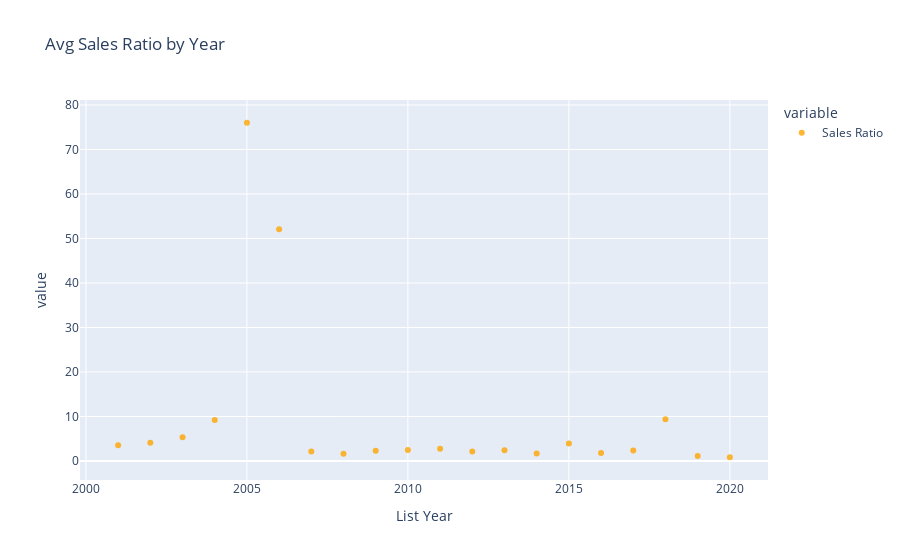

Notebook cell for this chart:
### Code cell
fig = px.scatter(avg_sales_ratio_by_year,
                 title="Avg Sales Ratio by Year",
                 opacity=0.8,
                 color_discrete_sequence=["orange"])
fig.show()

### Figure 1 — Plotly figure (JSON) as saved in the notebook; plotly's stock layout.template omitted (floating-point values rounded to 4 significant figures)
{"data": [{"hovertemplate": "variable=Sales Ratio<br>List Year=%{x}<br>value=%{y}<extra></extra>", "legendgroup": "Sales Ratio", "marker": {"color": "orange", "opacity": 0.8, "symbol": "circle"}, "mode": "markers", "name": "Sales Ratio", "orientation": "v", "showlegend": true, "type": "scatter", "x": [2001, 2002, 2003, 2004, 2005, 2006, 2007, 2008, 2009, 2010, 2011, 2012, 2013, 2014, 2015, 2016, 2017, 2018, 2019, 2020], "xaxis": "x", "y": [3.506, 4.087, 5.341, 9.223, 76.01, 52.08, 2.113, 1.604, 2.269, 2.435, 2.739, 2.144, 2.416, 1.673, 3.944, 1.787, 2.33, 9.352, 1.141, 0.8317], "yaxis": "y"}], "layout": {"legend": {"title": {"text": "variable"}, "tracegroupgap": 0}, "title": {"text": "Avg Sales Ratio by Year"}, "xaxis": {"anchor": "y", "domain": [0, 1], "title": {"text": "List Year"}}, "yaxis": {"anchor": "x", "domain": [0, 1], "title": {"text": "value"}}}}
